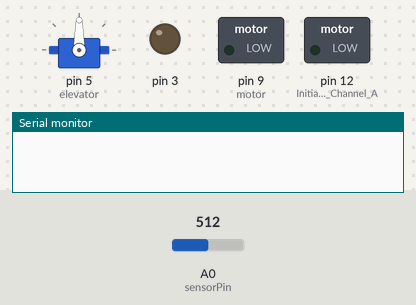
The sketch below on a simulated Arduino Uno, built with avr-gcc and run on an emulated ATmega328P. Parts: servo, switched loads named in the sketch (green lamp = pin HIGH), output pins drawn as LEDs (lit = HIGH), the last lines printed to the serial monitor. The inputs (shaded band) are chosen by the test bench; at power-on: A0 (sensorPin) = 512. EEPROM starts erased.

Above: at 0.1 s.
At 6.6 s:
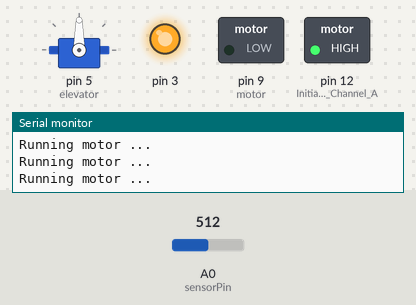
At 12.6 s:
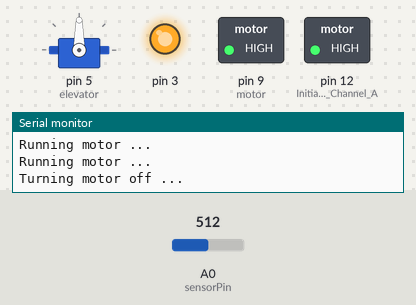
At 23.3 s:
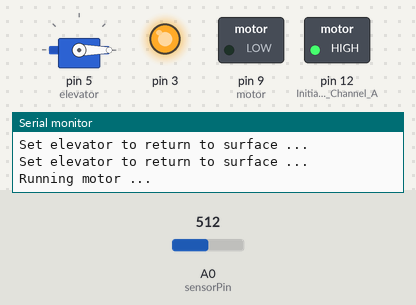
At 27.04 s:
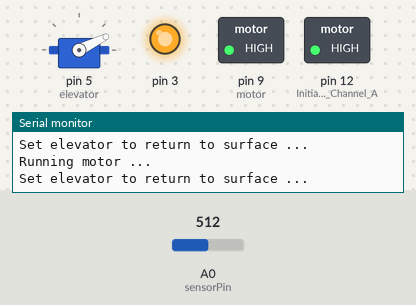
At 34.6 s:
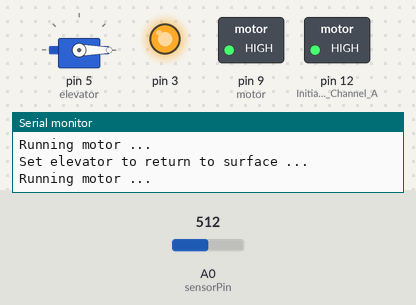
Timing chart, 0 to 36.1 s (numbered marks = the images above):
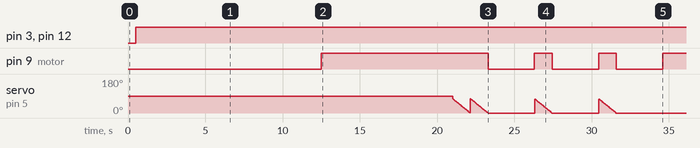

Measured:
- by itself, pin 3, pin 12 (Initiate_Motor_Channel_A): LOW → HIGH at 0.50 s
- by itself, pin 9 (motor): LOW → HIGH at 12.5 s, → LOW 10.8 s later, → HIGH 3.0 s later, → LOW 1.1 s later, … (7 changes in this stretch)

The sketch:

poseiduino.ino
```cpp
/* Poseiduino v0.1
 * by poseiduino
 * http://github.com/poseiduino/poseiduino
 *
 */

#include <Servo.h>
#include <EEPROM.h>

Servo elevator;
int pos = 0;    // variable to store the servo position
bool isDown = true;
bool isUp = false;

int motor = 9;
int sensorPin = A0;

// EEPROM
int address = 0;
byte readValue;

void setup() {
  //elevator
  elevator.attach(5);
  //motor
  pinMode(12, OUTPUT); //Initiate Motor Channel A pin on motor shield
  pinMode(motor, OUTPUT); //Initiates Brake Channel A pin on motor shield
  //eeprom
  Serial.begin(9600);
  while (!Serial) {
    ; // wait for serial port to connect. Needed for native USB port only
  }
}

void loop() {
  int state = millis();

  if (state < 500 & isDown == false) {
    elevatorDown();
  }

  if (state > 500 & state < 10500 & isDown) {
    startMotor();
  }

  if (state > 11000 & state < 20000) {
    turnMotorOff();
    delay(1000);
    takeData();
  }

  if (state > 21000) {
    elevatorUp();
  }

  if (state > 22000 & isUp) {
    startMotor();
  }

  if (state > 35000) {
    turnMotorOff();
    writeDataToSerial();
  }

}

/*
 * Start the Motor
 */
void startMotor () {
  Serial.println("Running motor ...");
  digitalWrite(12, HIGH); //Forward direction of Channel A
  digitalWrite(motor, LOW);   //Disengage the Brake for Channel A
  analogWrite(3, 255);   //Motor on Channel A at full speed
  delay(3000);

  digitalWrite(9, HIGH);
}

/*
 * Turn motor off
 */

void turnMotorOff() {
    Serial.println("Turning motor off ...");
    digitalWrite(9, HIGH);
}

/*
 * Set elevator to go down
 */
void elevatorDown() {
  Serial.println("Set elevator to go down ...");
  for (pos = 0; pos <= 75; pos += 1) {
    elevator.write(pos);
    delay(15);
  }
  isDown = true;
}

/*
 * Set elevator to go up
 */
void elevatorUp () {
  Serial.println("Set elevator to return to surface ...");
  for (pos = 75; pos >= 0; pos -= 1) {
    elevator.write(pos);
    delay(15);
  }
  isUp = true;
}

/*
 * Take some data
 */

void takeData () {
  Serial.println("Reading data ...");
  int sensorValue = analogRead(sensorPin) / 4;
  Serial.println(sensorValue);
  EEPROM.update(address, sensorValue);
  address = address + 1;
  if (address == EEPROM.length()) {
    address = 0;
  }
}

/*
 * Send data to serial
 */
void writeDataToSerial () {
  readValue = EEPROM.read(address);

  Serial.print(address);
  Serial.print("\t");
  Serial.print(readValue, DEC);
  Serial.println();
  address = address + 1;
  if (address == EEPROM.length()) {
    address = 0;
  }
  delay(500);
}
```
